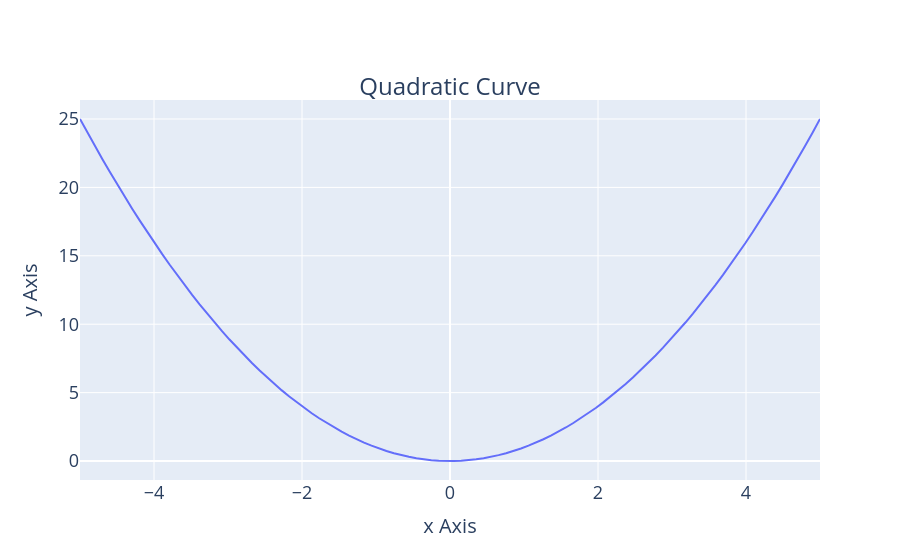

Notebook cell for this chart:
### Code cell
x = np.linspace(-5,5,100)  # We want a really smooth plot with a 100 points instead of 15.
y = x*x                    # This computes an array y with each element filled with x-square.\
fig = go.Figure(data=go.Scatter(x=x, y=y))
fig.update_layout(
    title=go.layout.Title(
        text="Quadratic Curve",
        yanchor="top",
        y=0.86,
        xanchor="center",
        x=0.5,
        font=dict(size=24)),
    xaxis=go.layout.XAxis(
        title=go.layout.xaxis.Title(text="x Axis"),
        tickfont=dict(size=18),
        titlefont=dict(size=20)
    ),
    yaxis=go.layout.YAxis(
        title=go.layout.yaxis.Title(
            text="y Axis"),
        tickfont=dict(size=18),
        titlefont=dict(size=20)
    )
)
fig.show()

### Figure 1 — Plotly figure (JSON) as saved in the notebook; plotly's stock layout.template omitted (floating-point values rounded to 4 significant figures)
{"data": [{"type": "scatter", "x": [-5, -4.899, -4.798, -4.697, -4.596, -4.495, -4.394, -4.293, -4.192, -4.091, -3.99, -3.889, -3.788, -3.687, -3.586, -3.485, -3.384, -3.283, -3.182, -3.081, -2.98, -2.879, -2.778, -2.677, -2.576, -2.475, -2.374, -2.273, -2.172, -2.071, -1.97, -1.869, -1.768, -1.667, -1.566, -1.465, -1.364, -1.263, -1.162, -1.061, -0.9596, -0.8586, -0.7576, -0.6566, -0.5556, -0.4545, -0.3535, -0.2525, -0.1515, -0.05051, 0.05051, 0.1515, 0.2525, 0.3535, 0.4545, 0.5556, 0.6566, 0.7576, 0.8586, 0.9596, 1.061, 1.162, 1.263, 1.364, 1.465, 1.566, 1.667, 1.768, 1.869, 1.97, 2.071, 2.172, 2.273, 2.374, 2.475, 2.576, 2.677, 2.778, 2.879, 2.98, 3.081, 3.182, 3.283, 3.384, 3.485, 3.586, 3.687, 3.788, 3.889, 3.99, 4.091, 4.192, 4.293, 4.394, 4.495, 4.596, 4.697, 4.798, 4.899, 5], "y": [25, 24.0, 23.02, 22.06, 21.12, 20.2, 19.31, 18.43, 17.57, 16.74, 15.92, 15.12, 14.35, 13.59, 12.86, 12.14, 11.45, 10.78, 10.12, 9.491, 8.879, 8.287, 7.716, 7.165, 6.635, 6.124, 5.635, 5.165, 4.716, 4.288, 3.88, 3.492, 3.125, 2.778, 2.451, 2.145, 1.86, 1.594, 1.349, 1.125, 0.9208, 0.7372, 0.5739, 0.4311, 0.3086, 0.2066, 0.125, 0.06377, 0.02296, 0.002551, 0.002551, 0.02296, 0.06377, 0.125, 0.2066, 0.3086, 0.4311, 0.5739, 0.7372, 0.9208, 1.125, 1.349, 1.594, 1.86, 2.145, 2.451, 2.778, 3.125, 3.492, 3.88, 4.288, 4.716, 5.165, 5.635, 6.124, 6.635, 7.165, 7.716, 8.287, 8.879, 9.491, 10.12, 10.78, 11.45, 12.14, 12.86, 13.59, 14.35, 15.12, 15.92, 16.74, 17.57, 18.43, 19.31, 20.2, 21.12, 22.06, 23.02, 24.0, 25]}], "layout": {"title": {"font": {"size": 24}, "text": "Quadratic Curve", "x": 0.5, "xanchor": "center", "y": 0.86, "yanchor": "top"}, "xaxis": {"tickfont": {"size": 18}, "title": {"font": {"size": 20}, "text": "x Axis"}}, "yaxis": {"tickfont": {"size": 18}, "title": {"font": {"size": 20}, "text": "y Axis"}}}}
